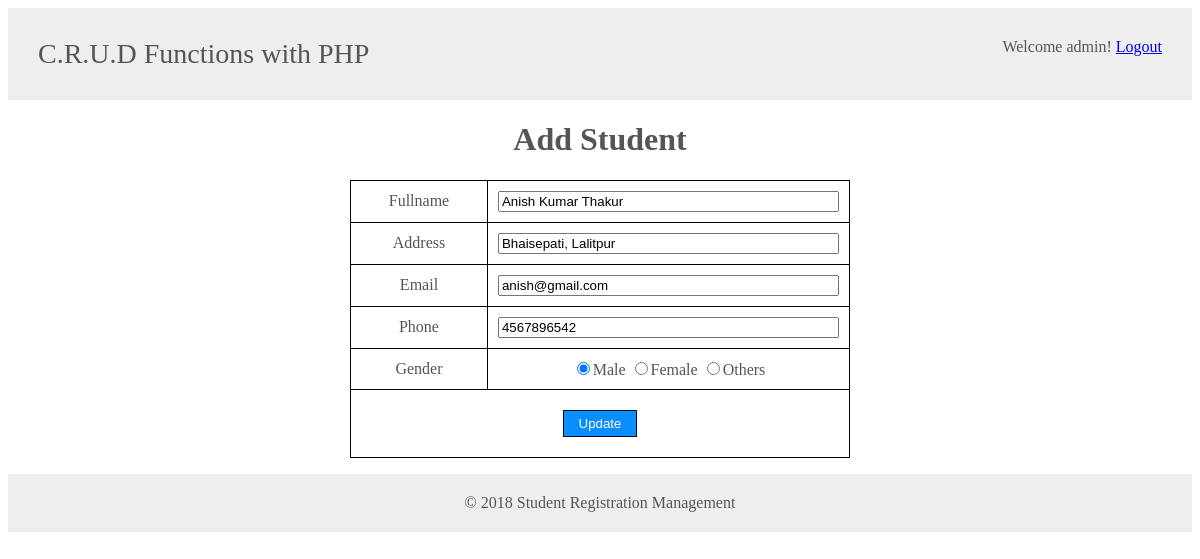
Page /editStudent.php?edit=5 (signed in) on the committed database.
### tables this page shows
CREATE TABLE `tbl_students` (
  `id` int(11) NOT NULL,
  `fullname` varchar(255) NOT NULL,
  `address` varchar(50) NOT NULL,
  `email` varchar(50) NOT NULL,
  `phone` varchar(15) NOT NULL,
  `gender` enum('Male','Female','Others') NOT NULL,
  `added_date` datetime NOT NULL
);

### editStudent.php (the view, shortened to what this page needs)
<?php
    include 'includes/dbConnection.php';
    $userId = $_SESSION['loginuserid'];
    $query = "SELECT * FROM tbl_admin_logins WHERE id = '$userId'";
    $result = $conn->query($query);
    $row = $result->fetch_array();
?>
<html>
<head>
    <link rel="stylesheet" href="css/all.css">
</head>
<body>
<div class="container">
    <?php include 'includes/header.php'; ?>
    <h1>Add Student</h1>
    <?php
        if (isset($_GET['edit']) && $_GET['edit']) {
            $stu_Id  = $_GET['edit'];
            $query = "SELECT * FROM tbl_students WHERE id = $stu_Id";
            $result = $conn->query($query);
            $row = $result->fetch_array();
        }
    ?>
    <form action="editStudent-Action.php?updated=<?php echo $row['id']; ?>" method="POST" name="editStudent" id="editStudent">
        <table width="500" cellspacing="1">
            <tr>
                <td>Fullname</td>
                <td><input type="text" name="studFullname" value="<?php echo $row['fullname']; ?>"></td>
            </tr>
            <tr>
                <td>Address</td>
                <td><input type="text" name="studAddress" value="<?php echo $row['address']; ?>"></td>
            </tr>
            <tr>
                <td>Email</td>
                <td><input type="email" name="studEmail" value="<?php echo $row['email']; ?>"></td>
            </tr>
            <tr>
                <td>Phone</td>
                <td><input type="text" name="studPhone" value="<?php echo $row['phone']; ?>"></td>
            </tr>
            <tr>
                <td>Gender</td>
                <td>
                    <label for="male">
                        <input id="male" type="radio" name="studGender" value="Male"
                            <?php
                                if($row['gender'] == 'Male'){?>
                                    checked="checked"
                            <?php }?>
                        >Male
                    </label>
                    <label for="female">
                        <input id="female" type="radio" name="studGender" value="Female"
                            >Female
                    </label>
                    <label for="others">
                        <input id="others" type="radio" value="Others" name="studGender"
                        >Others
                    </label>
                </td>
            </tr>
            <tr>
                <td colspan="2"><input class="btn" type="submit" value="Update"></td>
            </tr>
        </table>
    </form>
    <?php include 'includes/footer.php'; ?>
</div>
</body>
</html>

### includes/header.php
<header>
	<section class="left">
		C.R.U.D Functions with PHP
	</section>
	<section class="right">
		Welcome <?php echo $row['username']; ?>! <a href="logout.php">Logout</a>
	</section>
</header>

### css/all.css (style rules this page uses)
* { box-sizing: border-box; }
body { font-family: Trebuchet MS; color: #555; }
table { background-color: #000; margin: 0 auto; }
td, th { background-color: #fff; padding: 10px; text-align: center; }
header { background-color: #eee; text-align: right; padding: 30px; overflow: hidden; }
header .left { font-size: 28px; float: left; }
header .right { float: right; }
input[type='text'], input[type='email'], input[type='password'], input[type='number'] { width: 100%; }
.container { text-align: center; }
.btn { padding: 5px 15px; background-color: #0a8dff; border: 1px solid #0b0c0e; color: #fff; display: inline-block; margin: 10px 0 10px 0; text-decoration: none; cursor: pointer; }

### rows in the picture
tbl_students: studFullname "Anish Kumar Thakur", studAddress "Bhaisepati, Lalitpur", studEmail "anish@gmail.com", studPhone "4567896542", gender "☑ Male"

### other values in the picture
$row['username'] "admin"
